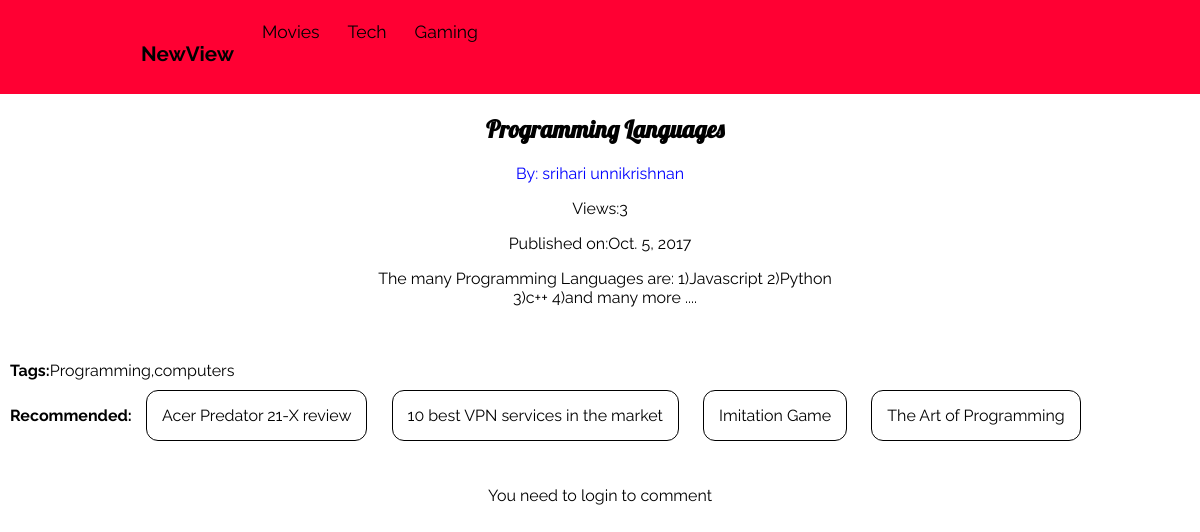
Page /2/ on the committed database.
### WriteReview/models.py (models this page shows)
class Reviews(models.Model):
    Title=models.CharField(max_length=100)
    Body=models.TextField()
    Tag=models.CharField(max_length=5000)
    author=models.CharField(max_length=5000)
    views=models.IntegerField()
    published=models.DateField()
    genre=models.CharField(choices=GENRES,max_length=20,default='Others')
    def __str__(self):
        return self.Title

### WriteReview/views.py (the view)
# urls.py: url(r'(?P<rev_id>[0-9]+)/$',views.ReviewDetail,name="ReviewDetail"),
def ReviewDetail(request,rev_id):
    global recommendation
    print(rev_id)
    article=get_object_or_404(models.Reviews,pk=rev_id)
    print(article)
    recommend(rev_id)
    print(str(recommendation)+"  before")
    for i in recommendation:
        if i == article:
           recommendation.remove(i)
    form=forms.Comment()
    article.views+=1
    article.save()
    if request.method == 'POST':
        form = forms.Comment(request.POST)
        if form.is_valid():
            comment = form.cleaned_data['Comment']
            user=request.user.username
            models.Comment.objects.create(comment=comment,user=user,article=article.Title)
    all_comments=models.Comment.objects.all().filter(article=article.Title)
    if len(recommendation)==0:
        recommendation.append("No recommendations")
    context={"article":article,"recommendations":recommendation,"form":form,"comments":all_comments}
    recommendation=[]
    return render(request,"WriteReview/MainPage.html",context)

### WriteReview/views.py (called while the page is built)
def simscore(tag,test):
    score=0
    for i in tag:
        for y in test:
            if i == y:
                score+=1
    return (score)

def recommend(pk):
    global recommendation
    article=models.Reviews.objects.all()
    art_tags=[]
    art_tags_all=[]
    for i in article:
        art_tags.append(i.Tag)
    for i in art_tags:
        string=i.split(',')
        art_tags_all.append(string)
    recommend=0
    print(art_tags_all)
    for i in range(len(article)):
        tag=art_tags_all[i]
        sim=simscore(tag,art_tags_all[int(pk)-1])
        if sim>0:
            recommend=i+1
            recommendation.append(get_object_or_404(models.Reviews,pk=recommend))
            prev_recommendations.append(get_object_or_404(models.Reviews,pk=recommend))
    recommendation.reverse()
    prev_recommendations.reverse()

### templates/WriteReview/MainPage.html (shortened to what this page needs)
<!doctype html>
 <html>
    <head>
    </head>
<body>
<div id="navbar">
<ul>
    <li><a href="/"><h3>NewView</h3></a></li>
    <li><a  href="/">Movies</a></li>
    <li><a  href="/">Tech</a></li>
    <li><a  href="/">Gaming</a></li>
</ul>
</div>
<center>
        <h2 id="title">{{article.Title}}</h2>
        <a style="color:blue" href="/authors/{{article.author}}"><p>By: {{article.author}}</p></a>
        <p>Views:{{article.views}}</p>
        <p>Published on:{{article.published}}</p>
        {% autoescape off %}
       <div id="article"> <p style="margin-left: 10px;">{{article.Body}}</p></div>
        {% endautoescape %}
    </center>
    <br>
    <br>
    <strong style=" margin-left: 10px;">Tags:</strong>{{article.Tag}}
<br>
<strong style=" margin-left: 10px;">Recommended:</strong>
{% for i in recommendations %}
<a href="/{{i.id}}"><div class="Article">{{i}}</div></a>
{% endfor %}
<center>
<form class="form-horizontal" enctype="mltipart/form-data" method="POST" >
    <br>
    {% if user.is_authenticated %}
    {% csrf_token %}
    {{form}}<br>
    <button class="btn btn-primary" type="submit" value="submit">SUBMIT!</button>
    {% else %}
    <P>You need to login to comment</P>
    <br>
    {% endif %}
</form>
</center>
<br>
</body>
 </html>

### templates/WriteReview/MainPage.html (style rules this page uses)
body,html { margin:0; padding:0; width:100%; height:100%; font-family: 'Raleway', sans-serif !important; }
#title { font-family: 'Lobster', sans-serif !important; margin-left: 10px; }
#navbar { background-color: #FF0033; height:10%; width:99%; padding:7px; color: white; }
a { text-decoration: none; color:white; }
.Article { display: inline-block; padding: 15px; margin: 10px; border: 1px solid black ; transition: all .2s ease-in-out; border-radius: 12px; color:black; }
#article { width:40%; }
#navbar ul { list-style-type: none; margin: 0; padding-left:10% ; overflow: hidden; position: fixed; width:100%; font-size: 110%; transition: all .2s ease-in-out; }
#navbar li { float: left; }
#navbar li a { display: block; color: black; text-align: center; padding: 14px; text-decoration: none; }

### rows in the picture
Reviews: Title "Programming Languages", author "srihari unnikrishnan", views "3", published "Oct. 5, 2017", Body "The many Programming Languages are: 1)Javascript 2)Python 3)c++ 4)and many more ....", Tag "Programming,computers"
Reviews: Title "Acer Predator 21-X review"
Reviews: Title "10 best VPN services in the market"
Reviews: Title "Imitation Game"
Reviews: Title "The Art of Programming"
